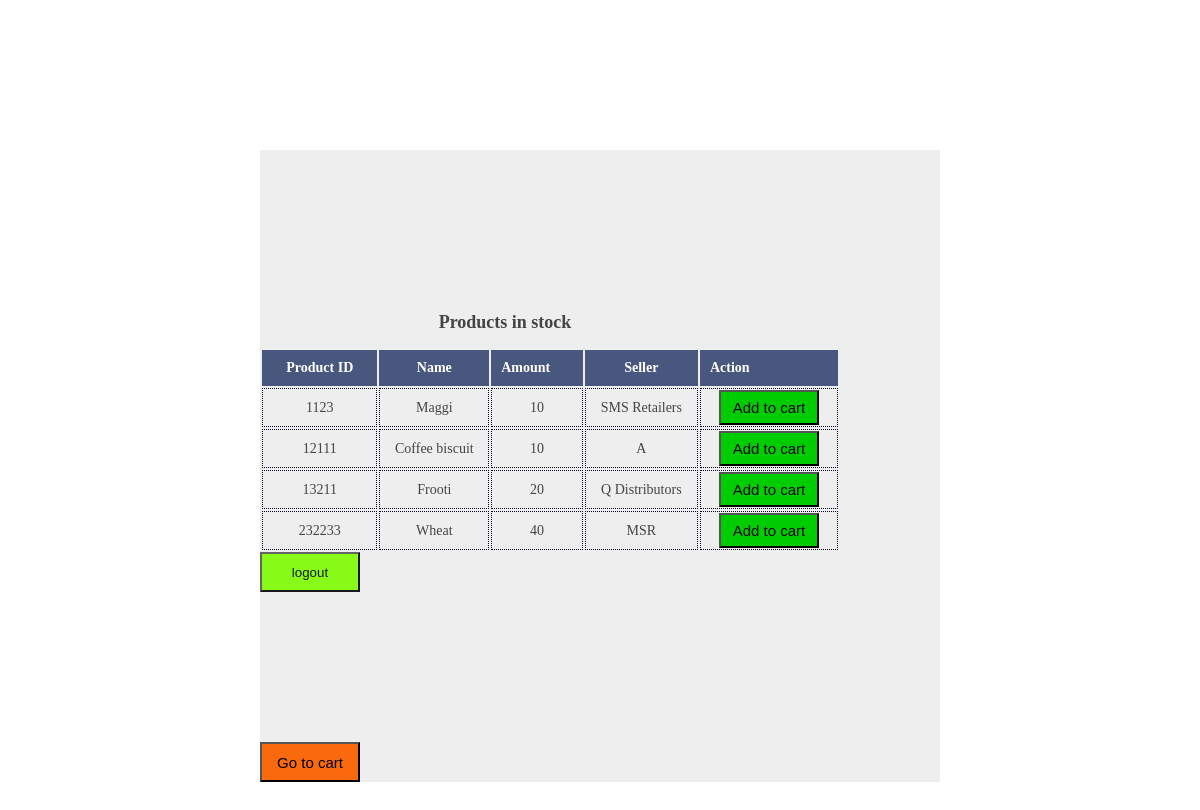
The app's page /home.php with its own data.
### tables this page shows
CREATE TABLE `product` (
  `prodID` varchar(15) NOT NULL,
  `prodName` text NOT NULL,
  `amount` float NOT NULL,
  `prodSeller` text NOT NULL
);

### userPortal.php (the view, shortened to what this page needs)
<html>
<head>
    <link rel="stylesheet" type="text/css" href="style.css">
</head>
<body>
<div id="container">
    <div id="main">
        <center><h1>Products in stock</h1></center>
        <?php
include('connection.php');
$sql = "SELECT * FROM product;";
$result = $con->query($sql);
if ($result->num_rows > 0) {
    ?>
    <table><tr><th><center>Product ID</center></th><th><center> Name</center>  </th><th>Amount</th><th><center>Seller</center></th><th>Action</th></tr>
    <?php
    while($row = mysqli_fetch_array($result)) {
        ?>
        <tr>
            <td><?php echo $row["prodID"];?></td>
            <td><?php echo $row["prodName"];?></td>
            <td><?php echo $row["amount"]; ?></td>
            <td><?php echo $row["prodSeller"]; ?></td>
            <td><a href="home.php?page=userPortal&action=add&id=<?php echo $row['prodID'] ?>"><button name="addtocart" id="addtocart">Add to cart</button></a></td>
        </tr>
        <?php
    }
    echo "</table>";
}
else
{
    echo "Oops!No results!";
}
?>
        <form action="index.php" method="post">
            <input type="submit" name="ulogout" style="background:lawngreen ;" id="submit-btn" value="logout">
        </form>
</div>
</div>
</body>
</html>

### home.php (shortened to what this page needs)
<?php
if(isset($_GET['page'])){
$pages=array("userPortal", "cart");
if(in_array($_GET['page'], $pages)) {
$_page=$_GET['page'];
}else{
$_page="userPortal";
}
}else{
$_page="userPortal";
}
?>
<!DOCTYPE html PUBLIC "-//W3C//DTD XHTML 1.0 Strict//EN"
    "http://www.w3.org/TR/xhtml1/DTD/xhtml1-strict.dtd">
<html xmlns="http://www.w3.org/1999/xhtml">
<head>
    <link rel="stylesheet" href="style.css" />
</head>
<body>
<div id="container">
    <div id="main">
          <?php  require($_page.".php"); ?>
    </div>
    <a href="home.php?page=cart"><button id="chk_btn">Go to cart</button></a>
    </div>
</body>
</html>

### style.css (style rules this page uses)
body { font-family: Verdana; font-size: 14px; color: #444; }
h1,h2 { margin-bottom:15px; }
h1 { font-size:18px; }
#container { width: 680px; margin:150px auto; background-color: #eee; padding:0; overflow:hidden; }
#main { width:490px; left: 0; top: 0; }
#main table { width:580px; }
#main table th { padding: 10px; background-color: #48577d; color: #fff; text-align:left; }
#main td { text-align:center; border:1px #000022 dotted; }
#main tr { border-bottom: 1px #000022 solid; }
#chk_btn { width:100px; height:40px; background-color: #f9690e; font-size: 15px; color: #000; float: left; }
#addtocart { width: 100px; height:35px; background-color:#00cd00; font-size: 15px; color: black; }
#submit-btn { width: 100px; height:40px; background-color: #8e979c; opacity: 0.9; text-decoration-color: white ; right:100%; top:100%; }

### records on screen
product: prodID "1123", prodName "Maggi", amount "10", prodSeller "SMS Retailers"
product: prodID "12111", prodName "Coffee biscuit", amount "10", prodSeller "A"
product: prodID "13211", prodName "Frooti", amount "20", prodSeller "Q Distributors"
product: prodID "232233", prodName "Wheat", amount "40", prodSeller "MSR"
